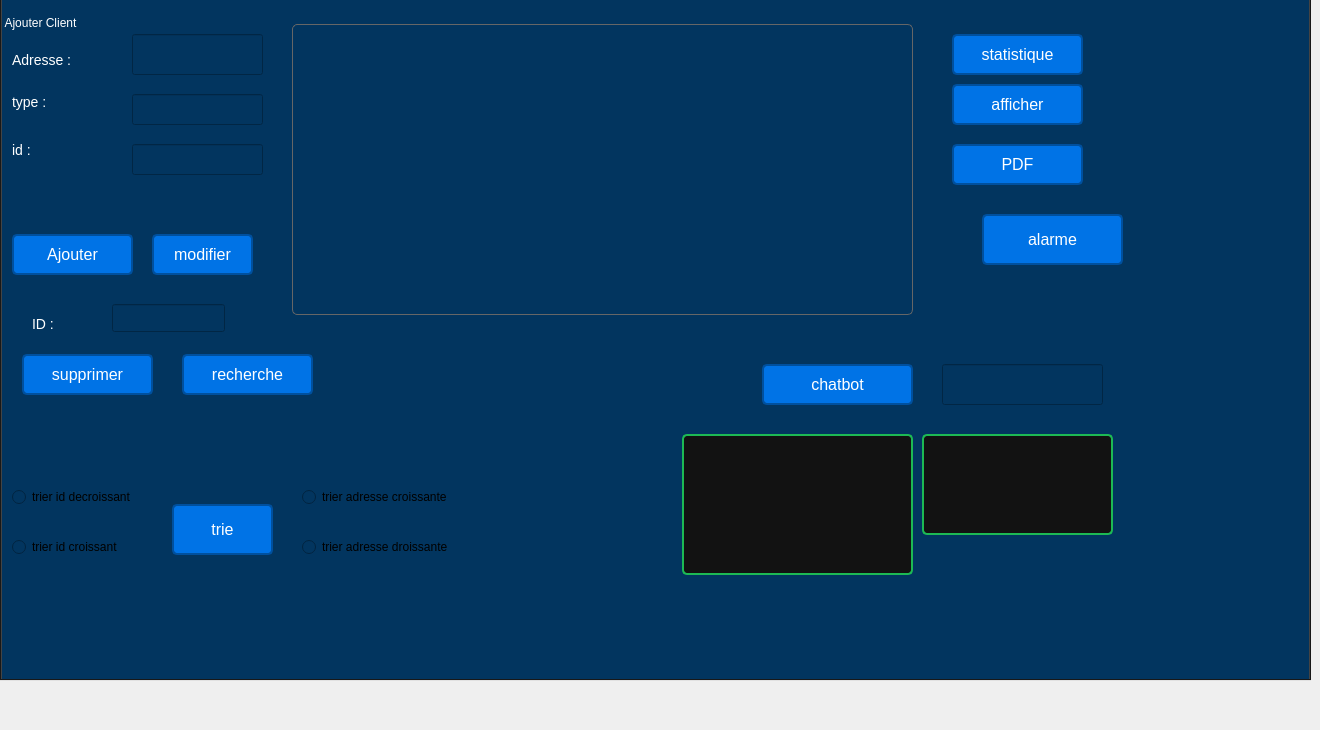
    <widget class="QWidget" name="tab">
     <attribute name="title">
      <string>local</string>
     </attribute>
     <widget class="QTabWidget" name="tabWidget">
      <property name="geometry">
       <rect>
        <x>0</x>
        <y>-40</y>
        <width>1311</width>
        <height>721</height>
       </rect>
      </property>
      <property name="styleSheet">
       <string notr="true">/* Dark Theme for the entire application */
QMainWindow {
    background-color: #02355F; /* Navy blue background */
}

QWidget {
    background-color: #02355F;
}

/* Styling for Labels */
QLabel {
    font-size: 14px;
    color: #ffffff; /* White text color */
}

/* Styling for Line Edits (not readOnly) */
QLineEdit[readOnly=&quot;false&quot;] {
    background-color: #D3D3D3; /* Slightly darker background */
    border: 2px solid #1DB954; /* Spotify green border */
    border-radius: 5px;
    padding: 5px;
    font-size: 14px;
    color: #ffffff;
}

/* Hover effect for Line Edits (not readOnly) */
QLineEdit[readOnly=&quot;false&quot;]:hover {
    background-color: #1E1E1E; /* Slightly lighter background on hover */
    border-color: #33A2FF; /* Light blue border on hover */
}

/* Focus effect for Line Edits (not readOnly) */
QLineEdit[readOnly=&quot;false&quot;]:focus {
    border-color: #33A2FF; /* Light blue border on focus */
}

/* Styling for Line Edits (readOnly) */
QLineEdit[readOnly=&quot;true&quot;] {
    background-color: #1f1e1e; /* Slightly darker background */
    border: 2px solid #1DB954; /* Spotify green border */
    border-radius: 5px;
    padding: 5px;
    font-size: 14px;
    color: #ffffff;
}

/* Style for Line Edits that are disabled */
QLineEdit:disabled {
    background-color: #666666; /* Gray background for disabled state */
    border: 2px solid #999999; /* Gray border for disabled state */
    border-radius: 5px;
    padding: 5px;
    font-size: 14px;
    color: #999999; /* Light gray text color for disabled state */
}

/* Styling for Push Buttons */
QPushButton {
    background-color: #0073e6;
    color: #ffffff;
    border: 2px solid #00509e;
    border-radius: 5px;
    padding: 10px 20px;
    font-size: 16px;
}

/* Hover effect for &quot;add&quot; QPushButton */
QPushButton[accessibleName=&quot;add&quot;]:hover {
    background-color: #107d38;
}

/* Hover effect for &quot;delete&quot; QPushButton */
QPushButton[accessibleName=&quot;delete&quot;]:hover {
    background-color: #107d38;
}

/* Styling for QTextEdit */
QTextEdit {
    background-color: #121212;
    border: 2px solid #1DB954;
    border-radius: 5px;
    padding: 5px;
    font-size: 14px;
    color: #ffffff;
}

QTextEdit:hover {
    background-color: #1E1E1E;
    border-color: #33A2FF;
}

QTextEdit:focus {
    border-color: #33A2FF;
}

/* Styling for QComboBox */
QComboBox {
    background-color: #121212;
    border: 2px solid #1DB954;
    border-radius: 5px;
    padding: 5px;
    font-size: 14px;
    color: #ffffff;
}

QComboBox:hover {
    background-color: #1E1E1E;
    border-color: #33A2FF;
}

QComboBox:focus {
    border-color: #33A2FF;
}

/* Styling for QGroupBox */
QGroupBox {
    border: none;
}

QGroupBox::title {
    color: #ffffff;
}

QGroupBox:hover {
    background-color: #1E1E1E;
}

/* Styling for QScrollBar */
QScrollBar:vertical {
    background: #121212;
    width: 10px;
}

QScrollBar::handle:vertical {
    background: #1DB954;
    min-height: 20px;
    border-radius: 5px;
}

/* Styling for QListView */
QListView {
    background-color: #121212;
    border: 2px solid #1DB954;
    border-radius: 5px;
    color: #ffffff;
    selection-background-color: #1DB954;
}

/* Styling for QTabWidget */
QTabWidget {
    background-color: #212121;
}

QTabBar::tab {
    padding: 10px 25px;
}

QTabBar::tab:selected {
    background-color: #1DB954;
    color: #ffffff;
}

QTabBar::tab:!selected {
    background-color: #212121;
    color: #b3b3b3;
}

/* Styling for QTableView and QTableWidget */
QTableView, QTableWidget {
    background-color: #02355F; /* Navy blue table background */
    border: 1px solid #666666; /* Fine gray border */
    border-radius: 5px;
    color: #ffffff;
    selection-background-color: #1DB954;
    font-size: 18px;
}

/* Header style for QTableView and QTableWidget */
QHeaderView::section {
    background-color: #1DB954;
    color: #ffffff;
    padding: 5px;
    border: 1px solid #666666; /* Fine gray borders for headers */
}

/* Row style for QTableView and QTableWidget */
QTableView::item, QTableWidget::item {
    border: 1px solid #666666; /* Fine gray row and column borders */
    padding: 5px;
}

/* Row hover effect */
QTableView::item:hover, QTableWidget::item:hover {
    background-color: #333333;
}

/* Selected row style */
QTableView::item:selected, QTableWidget::item:selected {
    background-color: #1DB954;
    color: #ffffff;
}

/* Styling for QSpinBox and QDoubleSpinBox */
QSpinBox[readOnly=&quot;false&quot;], QDoubleSpinBox[readOnly=&quot;false&quot;] {
    background-color: #121212;
    border: 2px solid #1DB954;
    border-radius: 5px;
    padding: 5px;
    font-size: 14px;
    color: #ffffff;
}

QSpinBox[readOnly=&quot;true&quot;], QDoubleSpinBox[readOnly=&quot;true&quot;] {
    background-color: #1f1e1e;
    border: 2px solid #1DB954;
    border-radius: 5px;
    padding: 5px;
    font-size: 14px;
    color: #ffffff;
}
</string>
      </property>
      <property name="currentIndex">
       <number>0</number>
      </property>
      <widget class="QWidget" name="tab_7">
       <attribute name="title">
        <string>Ajouter</string>
       </attribute>
       <widget class="QGroupBox" name="groupBox_4">
        <property name="geometry">
         <rect>
          <x>0</x>
          <y>20</y>
          <width>311</width>
          <height>201</height>
         </rect>
        </property>
        <property name="title">
         <string>Ajouter Client</string>
        </property>
        <widget class="QLabel" name="label_24">
         <property name="geometry">
          <rect>
           <x>10</x>
           <y>30</y>
           <width>91</width>
           <height>31</height>
          </rect>
         </property>
         <property name="text">
          <string>Adresse :</string>
         </property>
        </widget>
        <widget class="QLabel" name="label_26">
         <property name="geometry">
          <rect>
           <x>10</x>
           <y>80</y>
           <width>91</width>
           <height>16</height>
          </rect>
         </property>
         <property name="text">
          <string>type :</string>
         </property>
        </widget>
        <widget class="QLabel" name="label_27">
         <property name="geometry">
          <rect>
           <x>10</x>
           <y>120</y>
           <width>81</width>
           <height>31</height>
          </rect>
         </property>
         <property name="text">
          <string>id :</string>
         </property>
        </widget>
        <widget class="QLineEdit" name="adresseLineEdit_2">
         <property name="geometry">
          <rect>
           <x>130</x>
           <y>20</y>
           <width>131</width>
           <height>41</height>
          </rect>
         </property>
        </widget>
        <widget class="QLineEdit" name="idLineEdit_2">
         <property name="geometry">
          <rect>
           <x>130</x>
           <y>130</y>
           <width>131</width>
           <height>31</height>
          </rect>
         </property>
        </widget>
        <widget class="QLineEdit" name="typeLineEdit_2">
         <property name="geometry">
          <rect>
           <x>130</x>
           <y>80</y>
           <width>131</width>
           <height>31</height>
          </rect>
         </property>
        </widget>
       </widget>
       <widget class="QPushButton" name="ajouterButton_2">
        <property name="geometry">
         <rect>
          <x>10</x>
          <y>240</y>
          <width>121</width>
          <height>41</height>
         </rect>
        </property>
        <property name="text">
         <string>Ajouter</string>
        </property>
       </widget>
       <widget class="QTableView" name="tableView_2">
        <property name="geometry">
         <rect>
          <x>290</x>
          <y>30</y>
          <width>621</width>
          <height>291</height>
         </rect>
        </property>
       </widget>
       <widget class="QPushButton" name="pushbutton_2">
        <property name="geometry">
         <rect>
          <x>950</x>
          <y>90</y>
          <width>131</width>
          <height>41</height>
         </rect>
        </property>
        <property name="text">
         <string>afficher</string>
        </property>
       </widget>
       <widget class="QPushButton" name="pushButton_8">
        <property name="geometry">
         <rect>
          <x>150</x>
          <y>240</y>
          <width>101</width>
          <height>41</height>
         </rect>
        </property>
        <property name="text">
         <string>modifier</string>
        </property>
       </widget>
       <widget class="QPushButton" name="pushButton_9">
        <property name="geometry">
         <rect>
          <x>20</x>
          <y>360</y>
          <width>131</width>
          <height>41</height>
         </rect>
        </property>
        <property name="text">
         <string>supprimer</string>
        </property>
       </widget>
       <widget class="QLineEdit" name="lineEdit_3">
        <property name="geometry">
         <rect>
          <x>110</x>
          <y>310</y>
          <width>113</width>
          <height>28</height>
         </rect>
        </property>
       </widget>
       <widget class="QLabel" name="label_28">
        <property name="geometry">
         <rect>
          <x>30</x>
          <y>320</y>
          <width>63</width>
          <height>20</height>
         </rect>
        </property>
        <property name="text">
         <string>ID :</string>
        </property>
       </widget>
       <widget class="QPushButton" name="pushButton_10">
        <property name="geometry">
         <rect>
          <x>180</x>
          <y>360</y>
          <width>131</width>
          <height>41</height>
         </rect>
        </property>
        <property name="text">
         <string>recherche</string>
        </property>
       </widget>
       <widget class="QPushButton" name="pushButton_11">
        <property name="geometry">
         <rect>
          <x>950</x>
          <y>150</y>
          <width>131</width>
          <height>41</height>
         </rect>
        </property>
        <property name="text">
         <string>PDF</string>
        </property>
       </widget>
       <widget class="QPushButton" name="pushButton_12">
        <property name="geometry">
         <rect>
          <x>950</x>
          <y>40</y>
          <width>131</width>
          <height>41</height>
         </rect>
        </property>
        <property name="text">
         <string>statistique</string>
        </property>
       </widget>
       <widget class="QRadioButton" name="radioButton_5">
        <property name="geometry">
         <rect>
          <x>10</x>
          <y>490</y>
          <width>151</width>
          <height>26</height>
         </rect>
        </property>
        <property name="text">
         <string>trier id decroissant</string>
        </property>
       </widget>
       <widget class="QRadioButton" name="radioButton_6">
        <property name="geometry">
         <rect>
          <x>10</x>
          <y>540</y>
          <width>151</width>
          <height>26</height>
         </rect>
        </property>
        <property name="text">
         <string>trier id croissant </string>
        </property>
       </widget>
       <widget class="QPushButton" name="pushButton_13">
        <property name="geometry">
         <rect>
          <x>170</x>
          <y>510</y>
          <width>101</width>
          <height>51</height>
         </rect>
        </property>
        <property name="text">
         <string>trie</string>
        </property>
       </widget>
       <widget class="QRadioButton" name="radioButton_7">
        <property name="geometry">
         <rect>
          <x>300</x>
          <y>490</y>
          <width>181</width>
          <height>26</height>
         </rect>
        </property>
        <property name="text">
         <string>trier adresse croissante</string>
        </property>
       </widget>
       <widget class="QRadioButton" name="radioButton_8">
        <property name="geometry">
         <rect>
          <x>300</x>
          <y>540</y>
          <width>191</width>
          <height>26</height>
         </rect>
        </property>
        <property name="text">
         <string>trier adresse droissante</string>
        </property>
       </widget>
       <widget class="QPushButton" name="pushButton_14">
        <property name="geometry">
         <rect>
          <x>760</x>
          <y>370</y>
          <width>151</width>
          <height>41</height>
         </rect>
        </property>
        <property name="text">
         <string>chatbot</string>
        </property>
       </widget>
       <widget class="QLineEdit" name="lineEdit_4">
        <property name="geometry">
         <rect>
          <x>940</x>
          <y>370</y>
          <width>161</width>
          <height>41</height>
         </rect>
        </property>
       </widget>
       <widget class="QTextEdit" name="textEdit_4">
        <property name="geometry">
         <rect>
          <x>680</x>
          <y>440</y>
          <width>231</width>
          <height>141</height>
         </rect>
        </property>
       </widget>
       <widget class="QTextEdit" name="textEdit_5">
        <property name="geometry">
         <rect>
          <x>920</x>
          <y>440</y>
          <width>191</width>
          <height>101</height>
         </rect>
        </property>
       </widget>
       <widget class="QLabel" name="flameStatusLabel_2">
        <property name="geometry">
         <rect>
          <x>320</x>
          <y>10</y>
          <width>541</width>
          <height>331</height>
         </rect>
        </property>
        <property name="styleSheet">
         <string notr="true">background-color:none;</string>
        </property>
        <property name="text">
         <string/>
        </property>
       </widget>
       <widget class="QPushButton" name="checkButton_2">
        <property name="geometry">
         <rect>
          <x>980</x>
          <y>220</y>
          <width>141</width>
          <height>51</height>
         </rect>
        </property>
        <property name="text">
         <string>alarme</string>
        </property>
       </widget>
      </widget>
     </widget>
    </widget>
